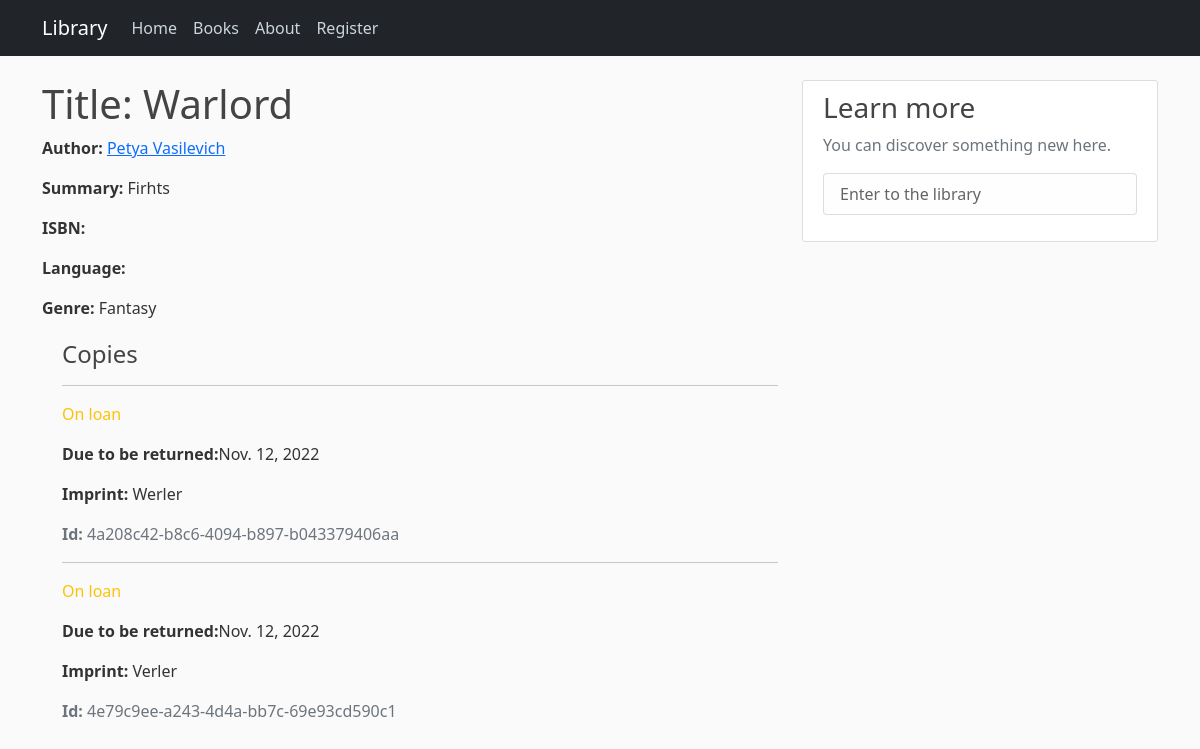
Page /library/books/book/1/ on the committed database.
### library/models.py (models this page shows, shortened)
class Book(models.Model):
    title = models.CharField(max_length=100)
    author = models.CharField(max_length=100)
    description = models.TextField()
    genre = models.ManyToManyField(Genre)

class Genre(models.Model):
    name = models.CharField(max_length=200)
    def __str__(self):
        return self.name

class BookIns(models.Model):
    id = models.UUIDField(primary_key=True, default=uuid.uuid4)
    book = models.ForeignKey(Book, on_delete=models.SET_NULL, null=True)
    imprint = models.CharField(max_length=200)
    due_back = models.DateField(null=True, blank=True)
    renter = models.ForeignKey(User, on_delete=models.SET_NULL, null=True, blank=True)
    STATUS = (
        ('m', 'Maintenance'),
        ('o', 'On loan'),
        ('a', 'Available'),
        ('r', 'Reserved'),
    )
    status = models.CharField(max_length=1, choices=STATUS, blank=True, default='m')
    class Meta:
        ordering = ["status"]
        permissions = (('can_ever', 'Add main perms'),)

### library/views.py (the view)
# urls.py: path('books/book/<int:pk>/', views.BookDetailView.as_view(), name="book-detail"),
class BookDetailView(DetailView):
	model = Book
	template_name = "library/book-detail.html"

### library/templates/library/book-detail.html (shortened to what this page needs)
{% extends "library/base.html"  %}
	{% block content %}
		<h1>Title: {{ book.title }}</h1>
  		<p><strong>Author:</strong> <a href="">{{ book.author }}</a></p>
  		<p><strong>Summary:</strong> {{ book.description }}</p>
  		<p><strong>ISBN:</strong> {{ book.isbn }}</p>
  		<p><strong>Language:</strong> {{ book.language }}</p>
  		<p><strong>Genre:</strong> {% for genre in book.genre.all %} {{ genre }}{% if not forloop.last %}, {% endif %}{% endfor %}</p>
  		<div style="margin-left:20px;margin-top:20px">
    		<h4>Copies</h4>
    		{% for copy in book.bookins_set.all %}
    			<hr>
    			<p class="{% if copy.status == 'a' %}text-success{% elif copy.status == 'd' %}text-danger{% else %}text-warning{% endif %}">{{ copy.get_status_display }}</p>
    			{% if copy.status != 'a' %}<p><strong>Due to be returned:</strong>{{ copy.due_back }}</p>{% endif %}
				<p><strong>Imprint:</strong> {{ copy.imprint }}</p>
				<p class="text-muted"><strong>Id:</strong> {{ copy.id }}</p>
    		{% endfor %}
  		</div>
	{% endblock content %}

### library/static/library/css/main.css (style rules this page uses)
body { background: #fafafa; color: #333333; margin-top: 5rem; }
h1, h2, h3, h4, h5, h6 { color: #444444; }

### rows in the picture
Book: title "Warlord", author "Petya Vasilevich", description "Firhts"
Genre: name "Fantasy"
BookIns: status "On loan", due_back "Nov. 12, 2022", imprint "Werler", id "4a208c42-b8c6-4094-b897-b043379406aa"
BookIns: status "On loan", due_back "Nov. 12, 2022", imprint "Verler", id "4e79c9ee-a243-4d4a-bb7c-69e93cd590c1"
